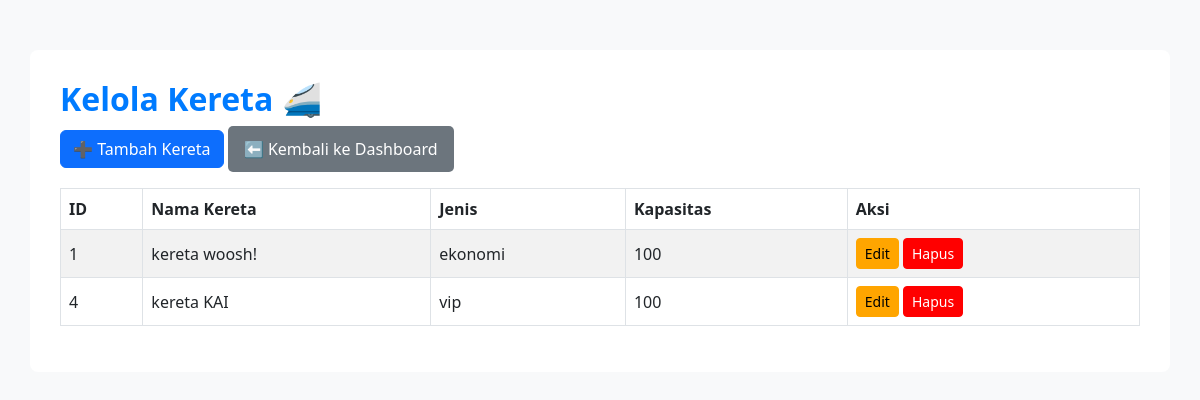
Screenshot of /kelola_kereta.php (signed in) with the database file from the repository.
### tables this page shows
CREATE TABLE `kereta` (
  `id_kereta` int(11) NOT NULL,
  `nama_kereta` varchar(255) NOT NULL,
  `jenis` enum('ekonomi','eksekutif','vip') NOT NULL,
  `kapasitas` int(11) NOT NULL
);

### kelola_kereta.php (the view, shortened to what this page needs)
<?php
include 'koneksi.php';
$data = mysqli_query($conn, "SELECT * FROM kereta");
?>
<!DOCTYPE html>
<html lang="id">
<head>
    <link href="https://cdn.jsdelivr.net/npm/bootstrap@5.3.0-alpha1/dist/css/bootstrap.min.css" rel="stylesheet">
</head>
<body>
<div class="container">
    <h2>Kelola Kereta 🚄</h2>
    <a href="form_kereta.php" class="btn btn-primary mb-3">➕ Tambah Kereta</a>
    <a href="dashboard_admin.php" class="btn btn-back mb-3">⬅ Kembali ke Dashboard</a>
    <table class="table table-bordered table-striped">
        <thead class="thead-dark">
            <tr>
                <th>ID</th>
                <th>Nama Kereta</th>
                <th>Jenis</th>
                <th>Kapasitas</th>
                <th>Aksi</th>
            </tr>
        </thead>
        <tbody>
            <?php while ($row = mysqli_fetch_assoc($data)) : ?>
                <tr>
                    <td><?= $row['id_kereta'] ?></td>
                    <td><?= $row['nama_kereta'] ?></td>
                    <td><?= $row['jenis'] ?></td>
                    <td><?= $row['kapasitas'] ?></td>
                    <td>
                        <a href="form_kereta.php?edit=<?= $row['id_kereta'] ?>" class="btn btn-warning btn-sm">Edit</a>
                        <a href="?hapus=<?= $row['id_kereta'] ?>" class="btn btn-danger btn-sm" onclick="return confirm('Yakin ingin menghapus kereta ini?')">Hapus</a>
                    </td>
                </tr>
            <?php endwhile; ?>
        </tbody>
    </table>
</div>
</body>
</html>

### kelola_kereta.php (style rules this page uses)
body { background-color: #f8f9fa; padding-top: 50px; }
.container { background-color: white; border-radius: 8px; padding: 30px; }
h2 { color: #007bff; font-weight: bold; }
.table th, .table td { vertical-align: middle; }
.btn-back { background-color: #6c757d; color: white; text-decoration: none; padding: 10px 15px; border-radius: 5px; }
.btn-danger { background-color: red; border-color: red; }
.btn-warning { background-color: orange; border-color: orange; }

### rows the page displays
kereta: id_kereta "1", nama_kereta "kereta woosh!", jenis "ekonomi", kapasitas "100"
kereta: id_kereta "4", nama_kereta "kereta KAI", jenis "vip", kapasitas "100"
